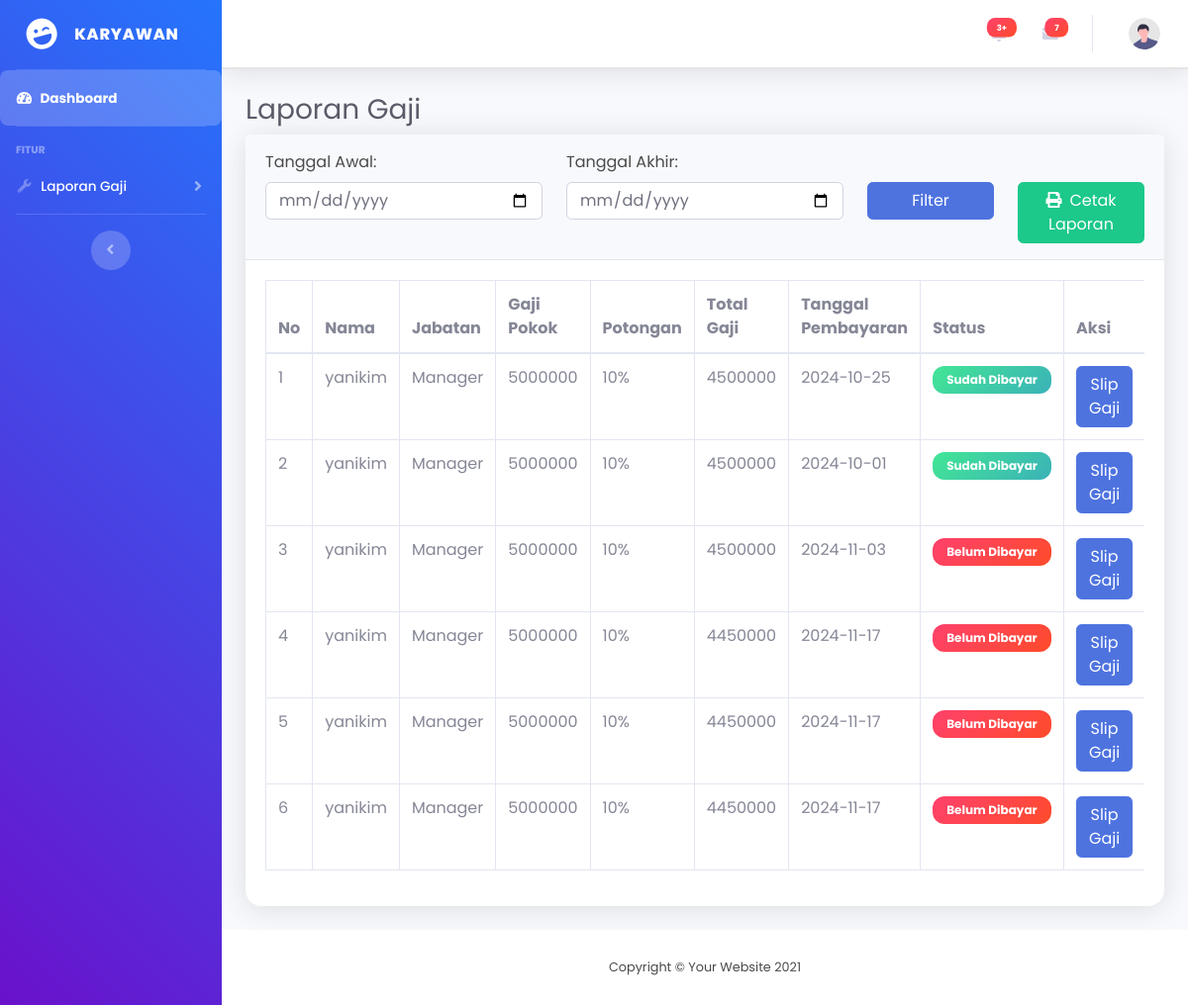
Screenshot of /karyawan/laporan.php (signed in) with the database file from the repository.
### tables this page shows
CREATE TABLE `penggajian` (
  `id` int(11) NOT NULL,
  `id_karyawan` int(11) DEFAULT NULL,
  `jabatan` varchar(255) NOT NULL,
  `bulan_gaji` varchar(255) NOT NULL,
  `gaji_pokok` decimal(10,0) NOT NULL,
  `total_gaji` decimal(10,0) NOT NULL,
  `status` varchar(255) NOT NULL,
  `tanggal_pembayaran` date NOT NULL
);

CREATE TABLE `karyawan` (
  `id` int(11) NOT NULL,
  `nama` varchar(100) NOT NULL,
  `username` varchar(255) NOT NULL,
  `password` varchar(255) NOT NULL,
  `jabatan` varchar(100) NOT NULL,
  `departemen` varchar(100) DEFAULT NULL,
  `gaji_pokok` decimal(15,2) NOT NULL,
  `status` enum('aktif','non-aktif') DEFAULT 'aktif',
  `tanggal_bergabung` date DEFAULT NULL
);

CREATE TABLE `pajak` (
  `id` int(11) NOT NULL,
  `pajak` decimal(10,0) NOT NULL
);

### karyawan/laporan.php (the view, shortened to what this page needs)
<?php
    include '../koneksi.php';
        $start_date = '';
        $end_date = '';
?>
<!DOCTYPE html>
<html lang="en">
<head>
    <link href="../assets/vendor/fontawesome-free/css/all.min.css" rel="stylesheet" type="text/css">
    <link href="../assets/css/sb-admin-2.min.css" rel="stylesheet">
</head>
<body id="page-top">
    <div id="wrapper">
        <ul class="navbar-nav bg-gradient-primary sidebar sidebar-dark accordion" id="accordionSidebar">
            <a class="sidebar-brand d-flex align-items-center justify-content-center" href="index.php">
                <div class="sidebar-brand-icon rotate-n-15">
                    <i class="fas fa-laugh-wink"></i>
                </div>
                <div class="sidebar-brand-text mx-3">Karyawan</div>
            </a>
            <hr class="sidebar-divider my-0">
            <li class="nav-item active">
                <a class="nav-link" href="index.php">
                    <i class="fas fa-fw fa-tachometer-alt"></i>
                    <span>Dashboard</span></a>
            </li>
            <hr class="sidebar-divider">
            <div class="sidebar-heading">
                Fitur
            </div>
            <li class="nav-item">
                <a class="nav-link collapsed" href="#" data-toggle="collapse" data-target="#laporanGaji"
                    aria-expanded="true" aria-controls="collapseUtilities">
                    <i class="fas fa-fw fa-wrench"></i>
                    <span>Laporan Gaji</span>
                </a>
            </li>
            <hr class="sidebar-divider d-none d-md-block">
            <div class="text-center d-none d-md-inline">
                <button class="rounded-circle border-0" id="sidebarToggle"></button>
            </div>
        </ul>
        <div id="content-wrapper" class="d-flex flex-column">
            <div id="content">
                <nav class="navbar navbar-expand navbar-light bg-white topbar mb-4 static-top shadow">
                    <ul class="navbar-nav ml-auto">
                        <li class="nav-item dropdown no-arrow mx-1">
                            <a class="nav-link dropdown-toggle" href="#" id="alertsDropdown" role="button"
                                data-toggle="dropdown" aria-haspopup="true" aria-expanded="false">
                                <i class="fas fa-bell fa-fw"></i>
                                <span class="badge badge-danger badge-counter">3+</span>
                            </a>
                        </li>
                        <li class="nav-item dropdown no-arrow mx-1">
                            <a class="nav-link dropdown-toggle" href="#" id="messagesDropdown" role="button"
                                data-toggle="dropdown" aria-haspopup="true" aria-expanded="false">
                                <i class="fas fa-envelope fa-fw"></i>
                                <span class="badge badge-danger badge-counter">7</span>
                            </a>
                        </li>
                        <li class="nav-item dropdown no-arrow">
                            <a class="nav-link dropdown-toggle" href="#" id="userDropdown" role="button"
                                data-toggle="dropdown" aria-haspopup="true" aria-expanded="false">
                                <img class="img-profile rounded-circle"
                                    src="../assets/img/undraw_profile.svg">
                            </a>
                        </li>
                    </ul>
                </nav>
                <div class="container-fluid">
                <h1 class="h3 mb-2 text-gray-800">Laporan Gaji</h1>
                <div class="card shadow mb-4">
                    <div class="card-header py-3">
                        <form method="GET" action="">
                            <div class="row">
                                <div class="col-md-4">
                                    <label for="start_date">Tanggal Awal:</label>
                                    <input type="date" name="start_date" id="start_date" class="form-control" value="<?= isset($_GET['start_date']) ? $_GET['start_date'] : '' ?>">
                                </div>
                                <div class="col-md-4">
                                    <label for="end_date">Tanggal Akhir:</label>
                                    <input type="date" name="end_date" id="end_date" class="form-control" value="<?= isset($_GET['end_date']) ? $_GET['end_date'] : '' ?>">
                                </div>
                                <div class="col-md-2">
                                    <label>&nbsp;</label>
                                    <button type="submit" class="btn btn-primary btn-block">Filter</button>
                                </div>
                                <div class="col-md-2">
                                <label>&nbsp;</label>
                                <a href="cetak_laporan.php<?= ($start_date && $end_date) ? "?start_date=$start_date&end_date=$end_date" : "" ?>"
                                class="btn btn-success btn-block" target="_blank">
                                    <i class="fas fa-print mr-2"></i>Cetak Laporan
                                </a>
                                </div>
                            </div>
                        </form>
                    </div>
                    <div class="card-body">
                        <div class="table-responsive">
                            <table class="table table-bordered" id="dataTable" width="100%" cellspacing="0">
                                <thead>
                                    <tr>
                                        <th>No</th>
                                        <th>Nama</th>
                                        <th>Jabatan</th>
                                        <th>Gaji Pokok</th>
                                        <th>Potongan</th>
                                        <th>Total Gaji</th>
                                        <th>Tanggal Pembayaran</th>
                                        <th>Status</th>
                                        <th>Aksi</th>
                                    </tr>
                                </thead>
                                <tbody>
                                    <?php
                                    $no = 1;
                                    $query = "SELECT p.*, k.nama FROM penggajian p
                                            JOIN karyawan k ON p.id_karyawan = k.id";
                                    $tampil = mysqli_query($koneksi, $query);
                                    while ($data = mysqli_fetch_array($tampil)) :
                                    ?>
                                    <tr>
                                        <td><?= $no++ ?></td>
                                        <td><?= $data['nama'] ?></td>
                                        <td><?= $data['jabatan'] ?></td>
                                        <td><?= $data['gaji_pokok'] ?></td>
                                        <?php
                                        $query_pajak = mysqli_query($koneksi, "SELECT * FROM pajak LIMIT 1");
                                        $data_pajak = mysqli_fetch_assoc($query_pajak);
                                        $nilai_pajak = isset($data_pajak['pajak']) ? $data_pajak['pajak'] : 0;
                                        ?>
                                        <td><?= $nilai_pajak ?>%</td>
                                        <td><?= $data['total_gaji'] ?></td>
                                        <td><?= $data['tanggal_pembayaran'] ?></td>
                                        <?php if ($data['status'] == 'Sudah Dibayar'): ?>
                                        <td><span class="badge badge-success"><?= $data['status'] ?></span></td>
                                        <?php else: ?>
                                        <td><span class="badge badge-danger"><?= $data['status'] ?></span></td>
                                        <?php endif; ?>
                                        <td>
                                            <a href="slip_gaji.php?id_karyawan=<?= $data['id_karyawan'] ?>" class="btn btn-primary">Slip Gaji</a>
                                        </td>
                                    </tr>
                                    <?php endwhile; ?>
                                </tbody>
                            </table>
                        </div>
                    </div>
                </div>
                </div>
            </div>
            <footer class="sticky-footer bg-white">
                <div class="container my-auto">
                    <div class="copyright text-center my-auto">
                        <span>Copyright &copy; Your Website 2021</span>
                    </div>
                </div>
            </footer>
        </div>
    </div>
</body>
</html>

### karyawan/laporan.php (style rules this page uses)
body, html { font-family: 'Poppins', sans-serif; background: linear-gradient(120deg, #f5f7fa, #c3cfe2); height: 100%; color: #4a4a4a; }
.sidebar { background: linear-gradient(45deg, #6a11cb, #2575fc); color: #ffffff; }
.sidebar .nav-item .nav-link { color: #ffffff; font-weight: 500; transition: all 0.3s ease-in-out; }
.sidebar .nav-item.active .nav-link, .sidebar .nav-item .nav-link:hover { background-color: rgba(255, 255, 255, 0.2); border-radius: 8px; }
.navbar { background: #ffffff; border-bottom: 2px solid rgba(0, 0, 0, 0.1); box-shadow: 0 4px 6px rgba(0, 0, 0, 0.1); }
.navbar-brand, .navbar-nav .nav-link { color: #4a4a4a; font-weight: 600; }
.card { border: none; border-radius: 16px; transition: transform 0.3s ease, box-shadow 0.3s ease; box-shadow: 0 6px 20px rgba(0, 0, 0, 0.1); }
.badge { padding: 8px 14px; border-radius: 12px; }
.badge-danger { background: linear-gradient(135deg, #ff416c, #ff4b2b); color: #fff; }
.badge-success { background: linear-gradient(135deg, #42e695, #3bb2b8); color: #fff; }

### rows the page displays
penggajian: id_karyawan.nama "yanikim", jabatan "Manager", gaji_pokok "5000000", pajak.pajak "10", total_gaji "4500000", tanggal_pembayaran "2024-10-25", status "Sudah Dibayar"
penggajian: id_karyawan.nama "yanikim", jabatan "Manager", gaji_pokok "5000000", pajak.pajak "10", total_gaji "4500000", tanggal_pembayaran "2024-10-01", status "Sudah Dibayar"
penggajian: id_karyawan.nama "yanikim", jabatan "Manager", gaji_pokok "5000000", pajak.pajak "10", total_gaji "4500000", tanggal_pembayaran "2024-11-03", status "Belum Dibayar"
penggajian: id_karyawan.nama "yanikim", jabatan "Manager", gaji_pokok "5000000", pajak.pajak "10", total_gaji "4450000", tanggal_pembayaran "2024-11-17", status "Belum Dibayar"
penggajian: id_karyawan.nama "yanikim", jabatan "Manager", gaji_pokok "5000000", pajak.pajak "10", total_gaji "4450000", tanggal_pembayaran "2024-11-17", status "Belum Dibayar"
penggajian: id_karyawan.nama "yanikim", jabatan "Manager", gaji_pokok "5000000", pajak.pajak "10", total_gaji "4450000", tanggal_pembayaran "2024-11-17", status "Belum Dibayar"
